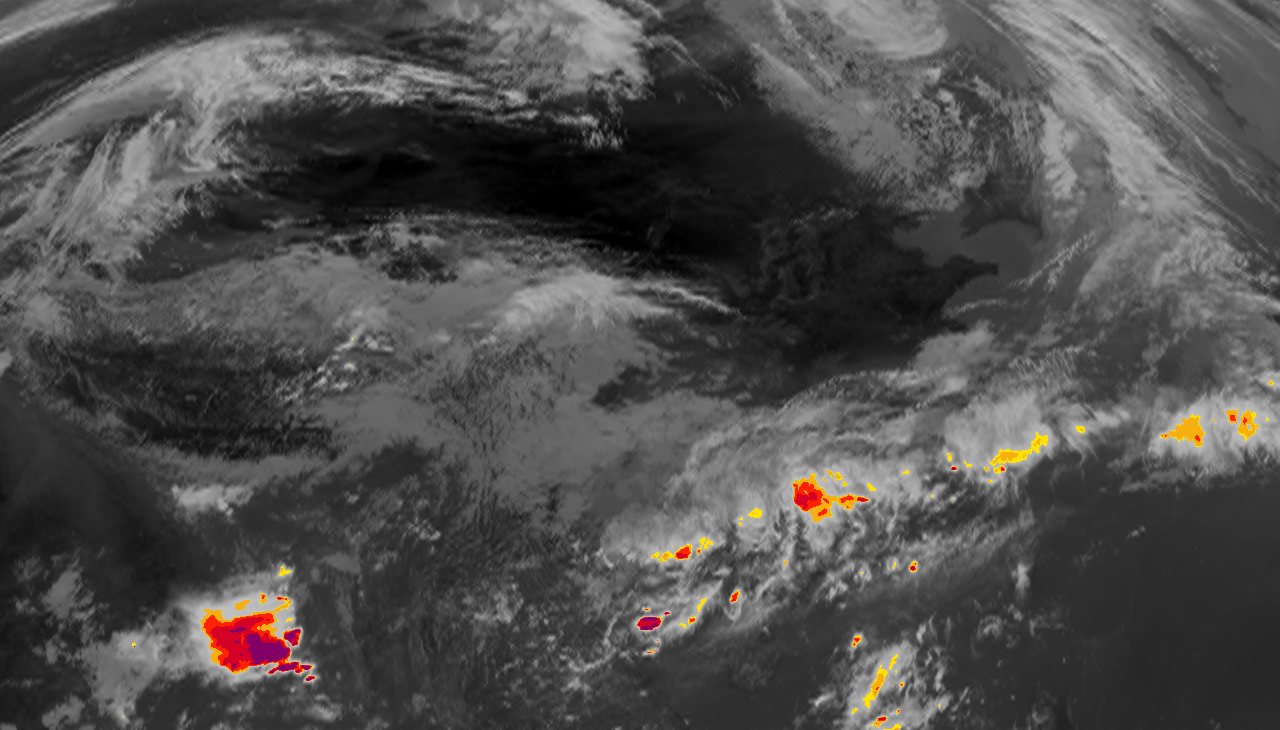
#> input picture samples/1/gt_fusion/1.png, 1280 x 730 px, found by its file name
$ python metrics.py
#> lines starting #> are read from the running program, lines starting #| are printed output that depends on the picture
import numpy as np
import cv2


iou_thresholds = np.array([0.5, 0.55, 0.6, 0.65, 0.7, 0.75, 0.8, 0.85, 0.9, 0.95])

# [134 lines left out: functions iou, iou_metric, pa_metric, pod_metric, far_metric, csi_metric and 1 more, not called in this run]
    # return labeled

if __name__ == "__main__":

    # [16 lines of commented-out code are left out]
    import os
    import cv2
    path = '/extend/shixc/page/'
    # print(os.listdir(path))

    img = cv2.imread(os.path.join(path, '1.png'), cv2.IMREAD_GRAYSCALE)
#> img: shape (730, 1280); min 0, max 209, mean 77.7
    label = cv2.imread(os.path.join(path, '1l.png'), cv2.IMREAD_GRAYSCALE)
    # label = 1 * (label > 0)

    r, c = img.shape
#> r = 730; c = 1280
    img_labeled = np.ones((r, c, 3)) * 255
    img_labeled[:, :, 0] = img.copy()
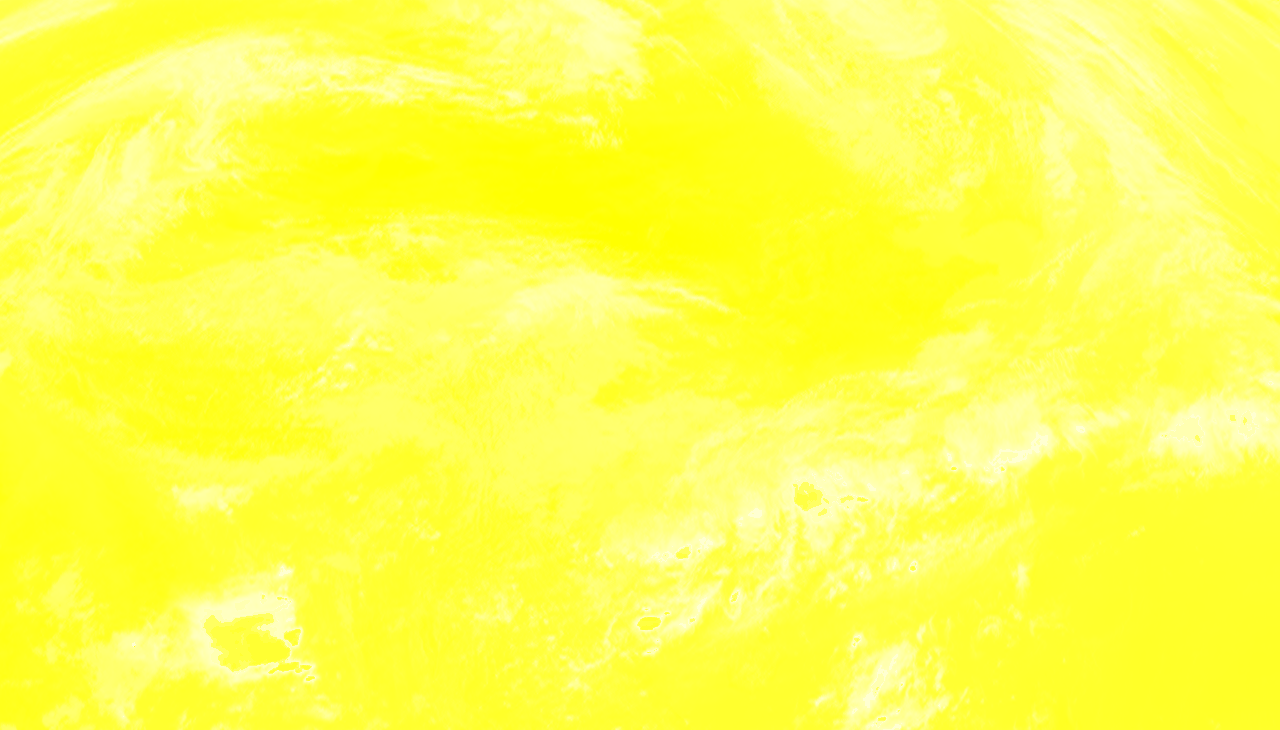
#> img_labeled: shape (730, 1280, 3) float64; mean of channels 0, 1, 2 77.7, 255, 255; drawn as B, G, R
    img_labeled[:, :, 1] = img.copy()
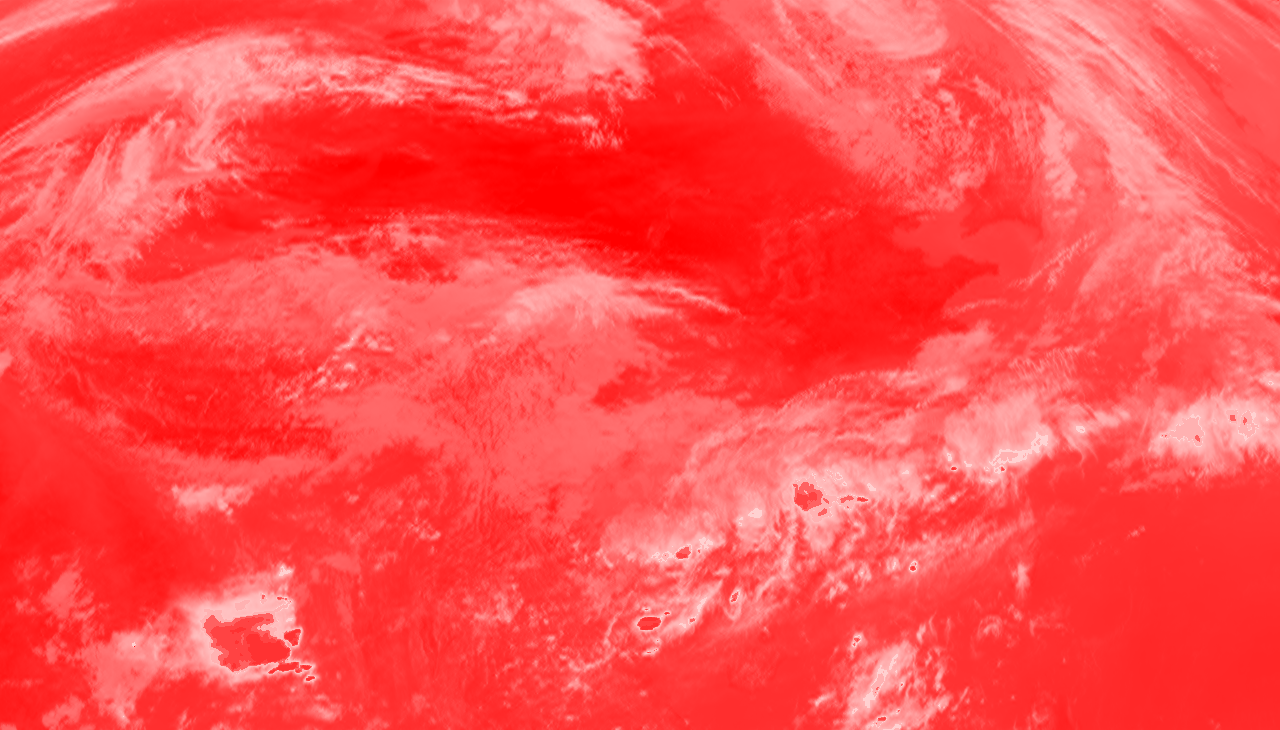
#> img_labeled: shape (730, 1280, 3) float64; mean of channels 0, 1, 2 77.7, 77.7, 255; drawn as B, G, R
    img_labeled[:, :, 2] = img.copy()

    # 预测正确为绿色
#> (the run stopped early here; a loop or call above may not have finished)

$ run again, with samples/1/gt_fusion/10.png copied over samples/1/gt_fusion/1.png
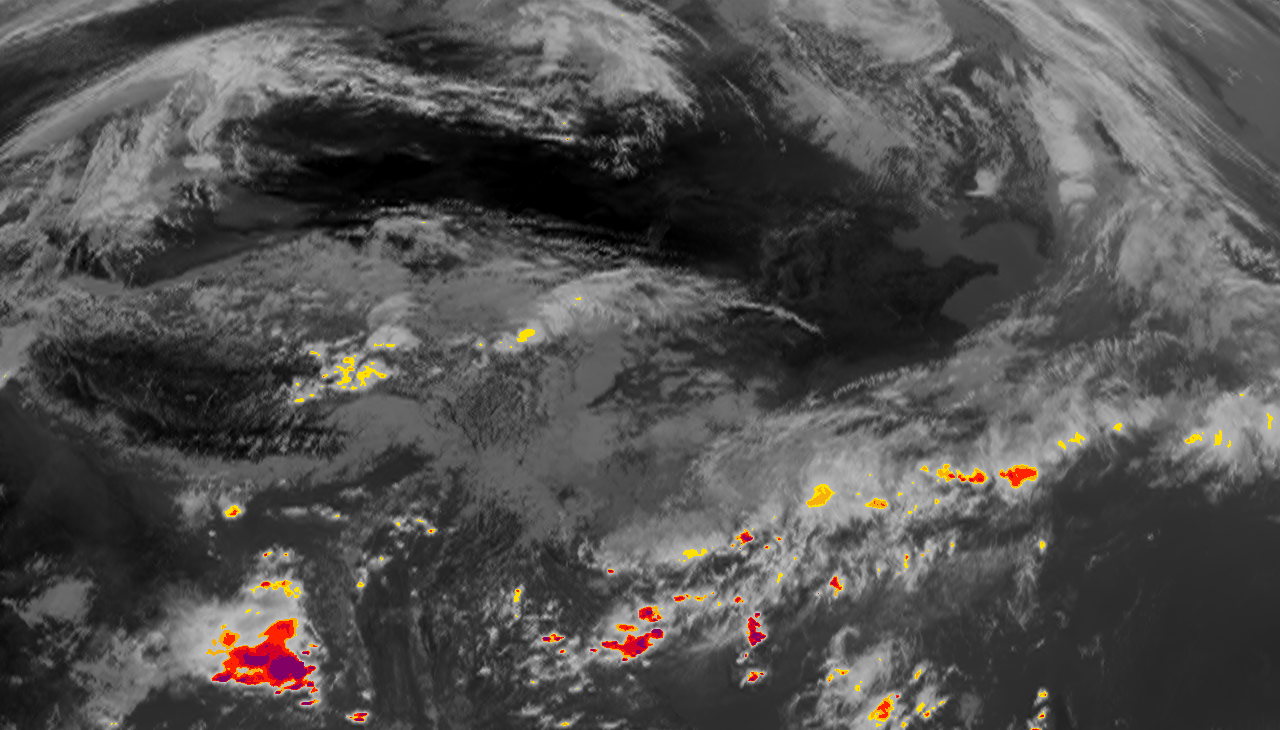
#> input picture samples/1/gt_fusion/10.png, 1280 x 730 px, found by its file name
#> `img_labeled[:, :, 0] = img.copy()`:
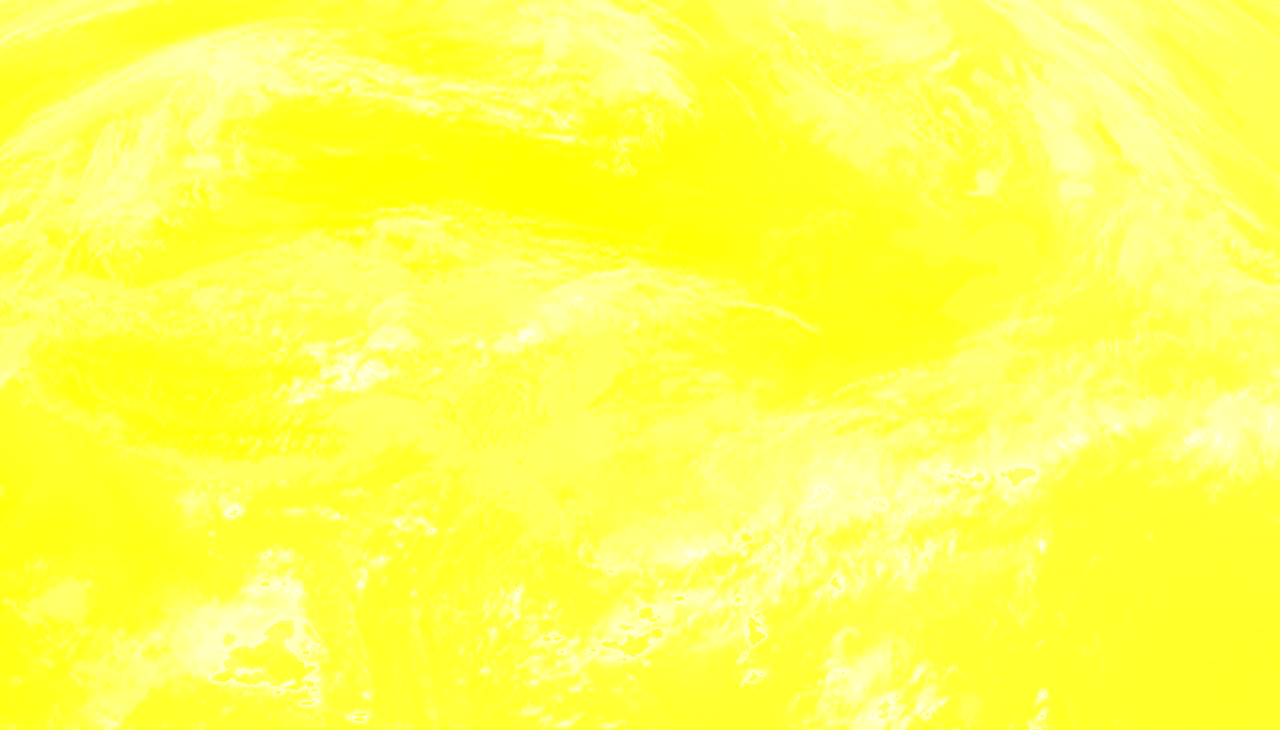
#> img_labeled: shape (730, 1280, 3) float64; mean of channels 0, 1, 2 80.1, 255, 255; drawn as B, G, R
#> `img_labeled[:, :, 1] = img.copy()`:
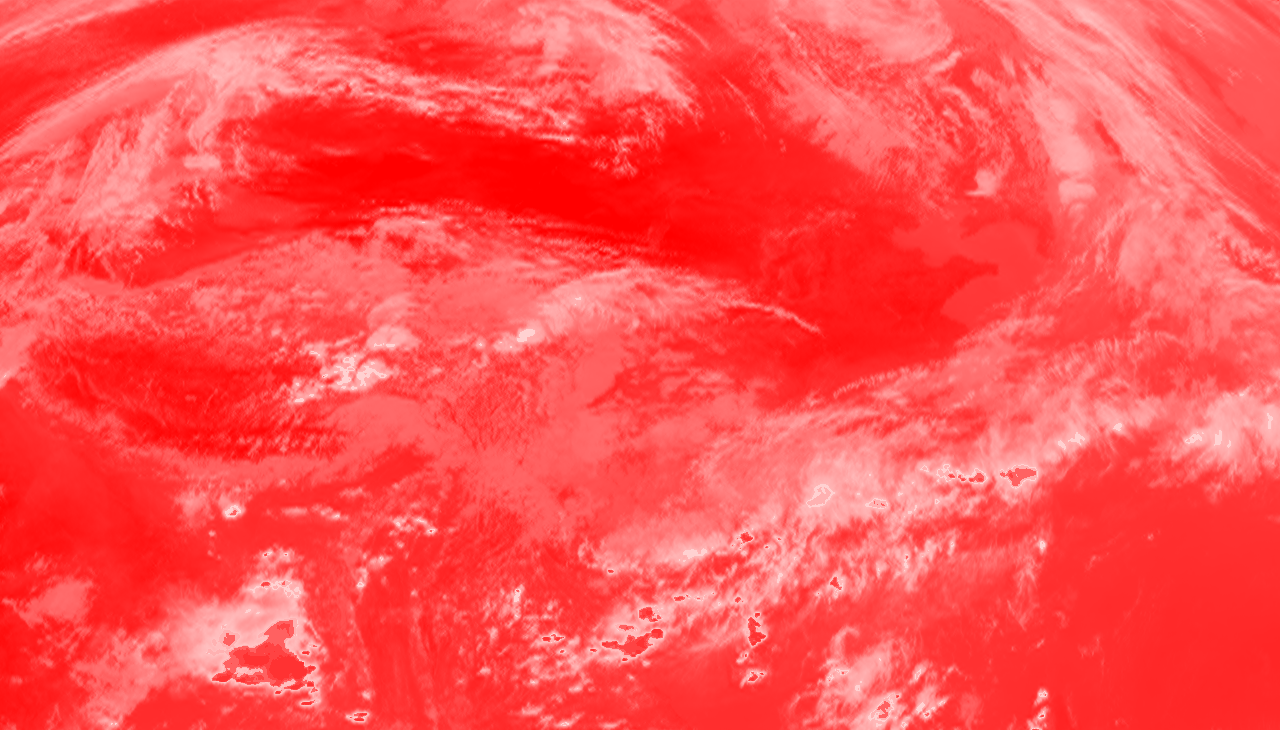
#> img_labeled: shape (730, 1280, 3) float64; mean of channels 0, 1, 2 80.1, 80.1, 255; drawn as B, G, R
